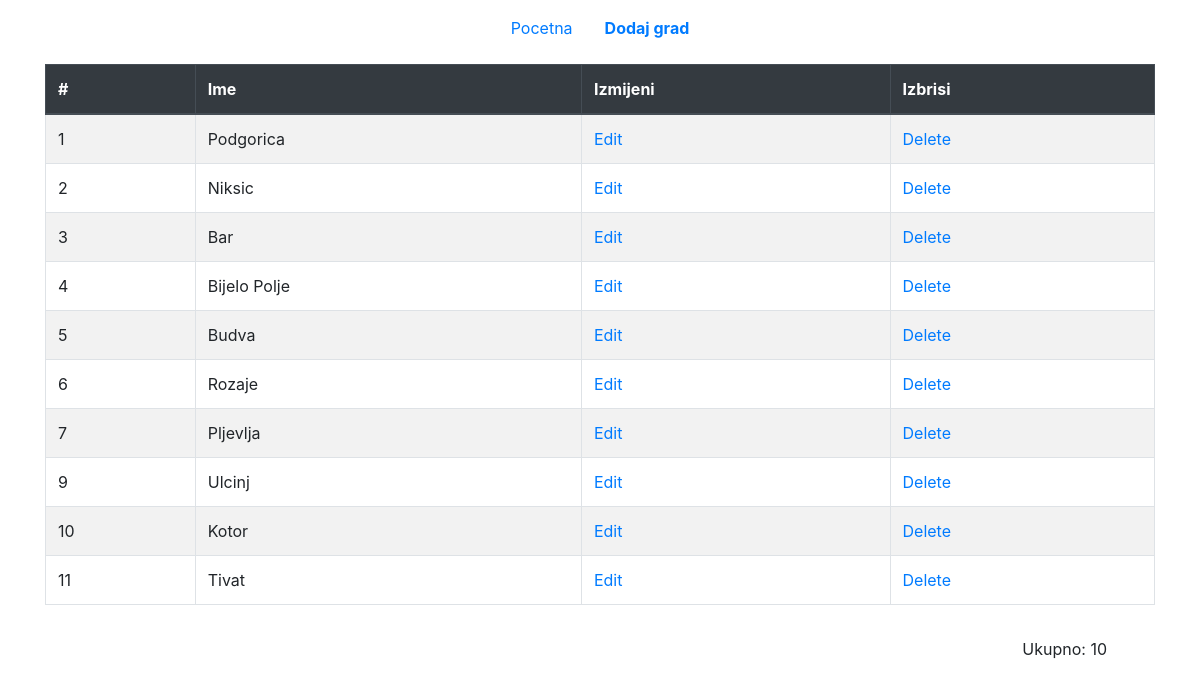
/agencija-za-nekretnine/manage_city.php, run on the app's committed database.
### tables this page shows
CREATE TABLE `city` (
  `id` int(11) NOT NULL,
  `name` varchar(255) NOT NULL
);

### agencija-za-nekretnine/manage_city.php (the view, shortened to what this page needs)
<?php
    include 'db_conn.php';
    $upit = "SELECT * FROM city";
    $result = mysqli_query($db_conn, $upit);
    $count = mysqli_num_rows($result);
?>
<!DOCTYPE html>
<html lang="en">
<head>
    <?php include 'bootstrap.php' ?>
</head>
<body>
    <ul class="nav justify-content-center mt-2 mb-3">
        <li class="nav-item">
            <a class="nav-link active" href="./index.php">Pocetna</a>
        </li>
        <li class="nav-item">
            <a class="nav-link active" href="./create_city.php"><b>Dodaj grad</b></a>
        </li>
    </ul>
    <div class="container">
    <table class="table table-striped table-bordered">
        <thead class="thead-dark">
            <tr>
                <th>#</th>
                <th>Ime</th>
                <th>Izmijeni</th>
                <th>Izbrisi</th>
            </tr>
        </thead>
        <tbody>
        <?php
            while($row = mysqli_fetch_assoc($result) ){
                $temp_id = $row['id'];
                $linkEdit = "<a href=\"edit_form_city.php?id=$temp_id\">Edit</a>";
                $linkDelete = "<a href=\"delete_city.php?id=$temp_id\">Delete</a>";
                echo "<tr>";
                echo "  <td>".$row['id']."</td>";
                echo "  <td>".$row['name']."</td>";
                echo "  <td>".$linkEdit."</td>";
                echo "  <td>".$linkDelete."</td>";
                echo "</tr>";
            }
        ?>
        </tbody>
    </table>
    <p class="mt-3 mr-5 float-right">Ukupno: <?=$count?></p>
    </div>
</body>
</html>

### data on the page
city: id "1", name "Podgorica"
city: id "2", name "Niksic"
city: id "3", name "Bar"
city: id "4", name "Bijelo Polje"
city: id "5", name "Budva"
city: id "6", name "Rozaje"
city: id "7", name "Pljevlja"
city: id "9", name "Ulcinj"
city: id "10", name "Kotor"
city: id "11", name "Tivat"

### other printed values
$count "10"
